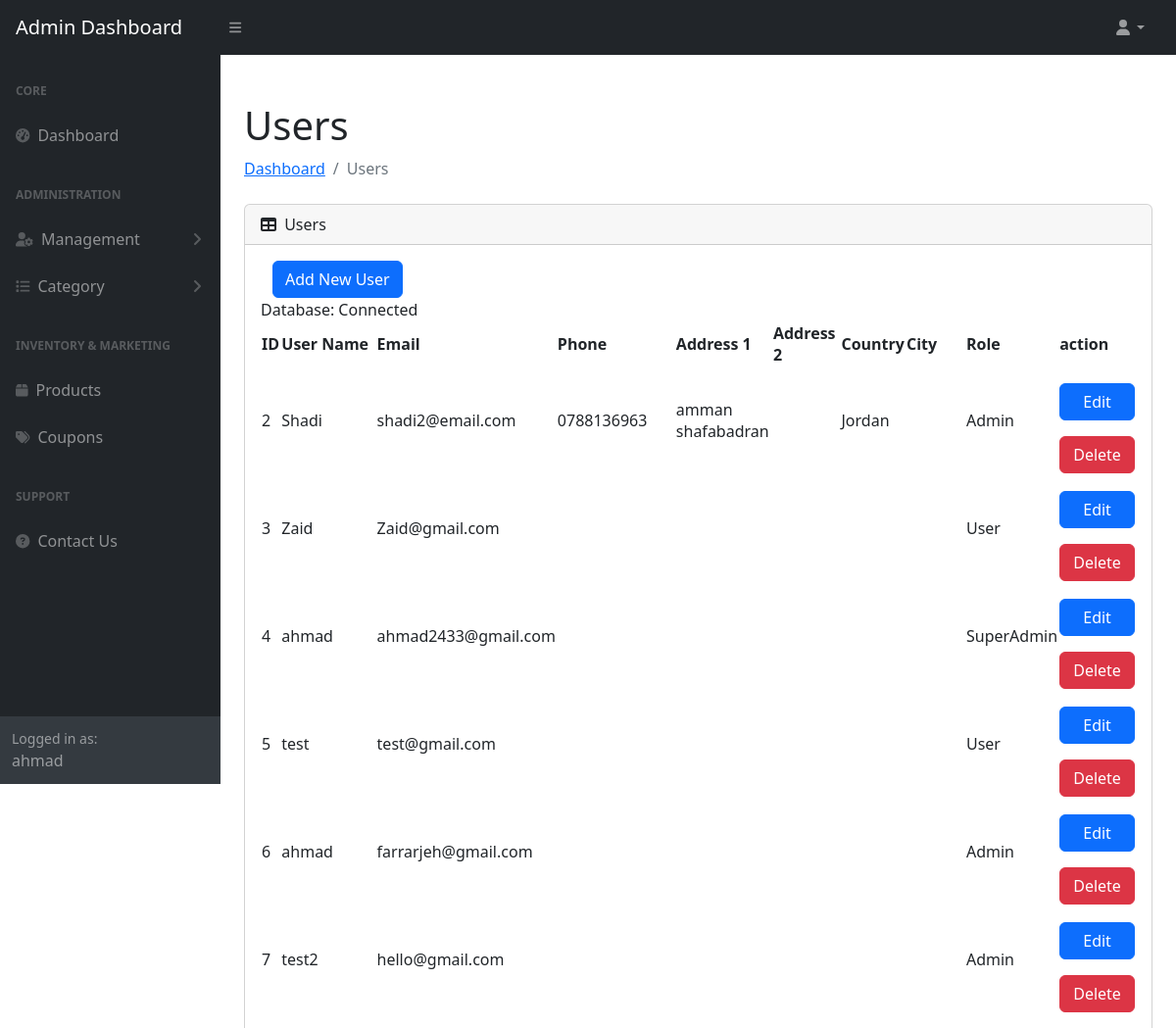
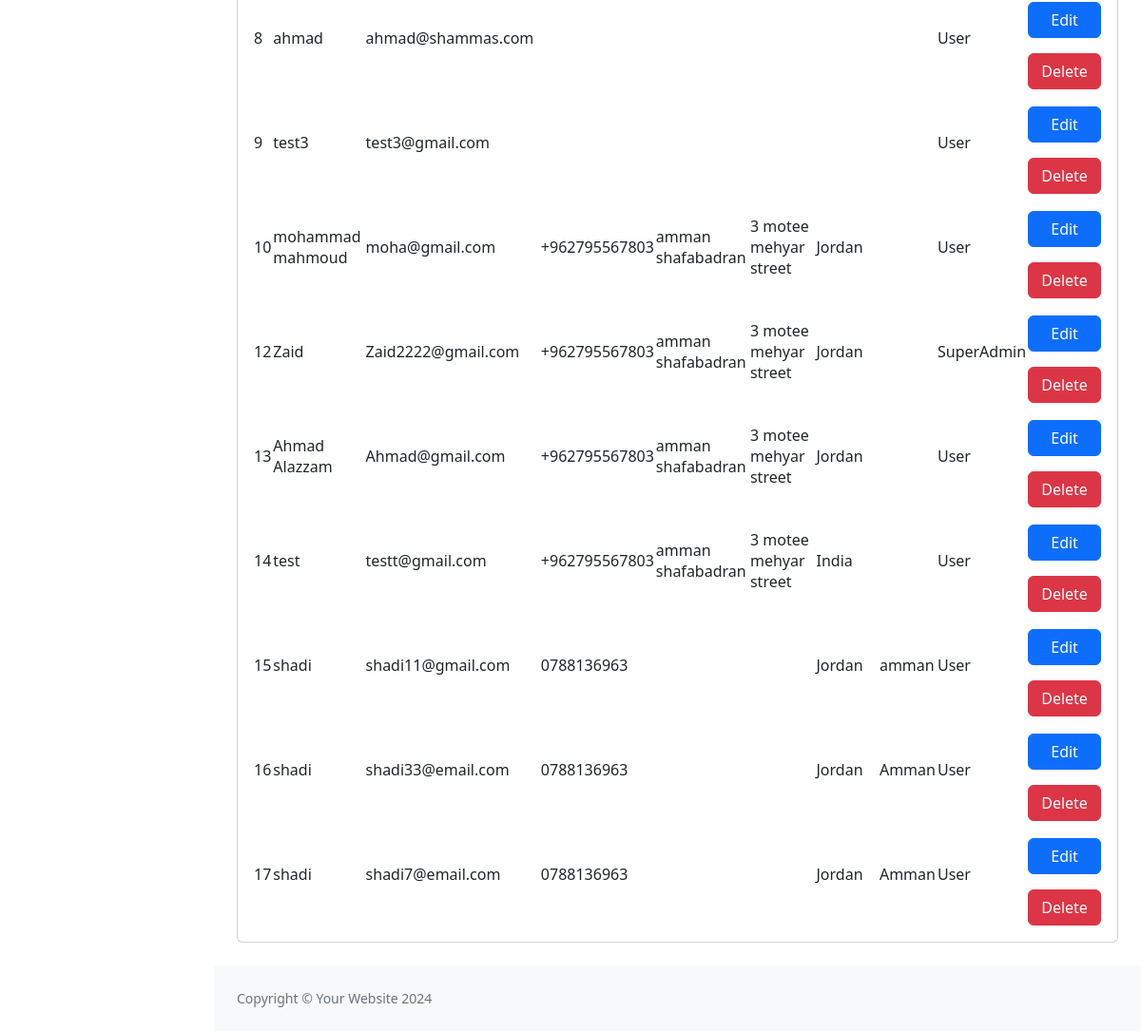
The app's page /admin_dashboard/pages/users.php (signed in) with its own data (2 pictures, top to bottom).
### tables this page shows
CREATE TABLE `users` (
  `id` int(11) NOT NULL,
  `user_name` varchar(200) DEFAULT NULL,
  `email` varchar(150) NOT NULL,
  `password` varchar(255) DEFAULT NULL,
  `phone_number` varchar(14) DEFAULT NULL,
  `role` int(11) DEFAULT 1,
  `created_at` timestamp NOT NULL DEFAULT current_timestamp(),
  `updated_at` timestamp NOT NULL DEFAULT current_timestamp() ON UPDATE current_timestamp(),
  `deleted` tinyint(1) NOT NULL DEFAULT 0,
  `address_line_1` varchar(200) NOT NULL,
  `address_line_2` varchar(200) DEFAULT NULL,
  `country` varchar(100) NOT NULL,
  `city` varchar(50) NOT NULL
);

### admin_dashboard/connection/conn.php (called while the page is built, shortened)
<?php
class Connection {
    protected $server = "localhost";
    protected $username = "root";
    protected $password = "";
    protected $dbname = "ecommerce_db";
    public function connect() {
        try {
            $this->dsn = "mysql:host=$this->server;dbname=$this->dbname";
            $this->dbconnection = new PDO($this->dsn, $this->username, $this->password);
        } catch (PDOException $error) {
            echo $error;
        }
    }
}
?>

### admin_dashboard/controllers/users_control.php (the view, shortened to what this page needs)
<?php
require_once("../connection/conn.php");
class CRUD extends connection{
    public function readData() {
        $isAdmin = $_SESSION['role'] == 2;
        $isSuperAdmin = $_SESSION['role'] == 3;
        if ($isSuperAdmin) {
            $query = "SELECT * FROM `users` WHERE deleted = false";
        } elseif ($isAdmin) {
            $query = "SELECT * FROM `users` WHERE deleted = false AND role = 1";
        } else {
            echo "Unauthorized access";
            return;
        }
        $users = $this->dbconnection->query($query);
        $roleNames = [
            1 => 'User',
            2 => 'Admin',
            3 => 'SuperAdmin'
        ];
        if ($users->rowCount() == 0) {
            echo ("empty table");
        } else {
            foreach ($users as $user) {
                $roleLabel = $roleNames[$user['role']] ?? 'Unknown';
                echo "<tr>
                        <td>$user[id]</td>
                        <td>$user[user_name]</td>
                        <td>$user[email]</td>
                        <td>$user[phone_number]</td>
                        <td>$user[address_line_1]</td>
                        <td>$user[address_line_2]</td>
                        <td>$user[country]</td>
                        <td>$user[city]</td>
                        <td>$roleLabel</td>
                        <td>
                            <a href='#' class='btn btn-primary my-3 w-100' data-bs-toggle='modal' data-bs-target='#editModal-$user[id]'>Edit</a>
                            <a href='#' class='btn btn-danger w-100' data-bs-toggle='modal' data-bs-target='#deleteModal-$user[id]'>Delete</a>
                        </td>
                    </tr>";
                                }
                            }
                        }
                        }
?>

### records on screen
users: id "2", user_name "Shadi", email "shadi2@email.com", phone_number "0788136963", address_line_1 "amman shafabadran", country "Jordan", role "Admin"
users: id "3", user_name "Zaid", email "Zaid@gmail.com", role "User"
users: id "4", user_name "ahmad", email "ahmad2433@gmail.com", role "SuperAdmin"
users: id "5", user_name "test", email "test@gmail.com", role "User"
users: id "6", user_name "ahmad", email "farrarjeh@gmail.com", role "Admin"
users: id "7", user_name "test2", email "hello@gmail.com", role "Admin"
users: id "8", user_name "ahmad", email "ahmad@shammas.com", role "User"
users: id "9", user_name "test3", email "test3@gmail.com", role "User"
users: id "10", user_name "mohammad mahmoud", email "moha@gmail.com", phone_number "+962795567803", address_line_1 "amman shafabadran", address_line_2 "3 motee mehyar street", country "Jordan", role "User"
users: id "12", user_name "Zaid", email "Zaid2222@gmail.com", phone_number "+962795567803", address_line_1 "amman shafabadran", address_line_2 "3 motee mehyar street", country "Jordan", role "SuperAdmin"
users: id "13", user_name "Ahmad Alazzam", email "Ahmad@gmail.com", phone_number "+962795567803", address_line_1 "amman shafabadran", address_line_2 "3 motee mehyar street", country "Jordan", role "User"
users: id "14", user_name "test", email "testt@gmail.com", phone_number "+962795567803", address_line_1 "amman shafabadran", address_line_2 "3 motee mehyar street", country "India", role "User"
users: id "15", user_name "shadi", email "shadi11@gmail.com", phone_number "0788136963", country "Jordan", city "amman", role "User"
users: id "16", user_name "shadi", email "shadi33@email.com", phone_number "0788136963", country "Jordan", city "Amman", role "User"
users: id "17", user_name "shadi", email "shadi7@email.com", phone_number "0788136963", country "Jordan", city "Amman", role "User"

### other values on screen
$_SESSION['email'] "ahmad2433@gmail.com"
$_SESSION['user_name'] "ahmad"
